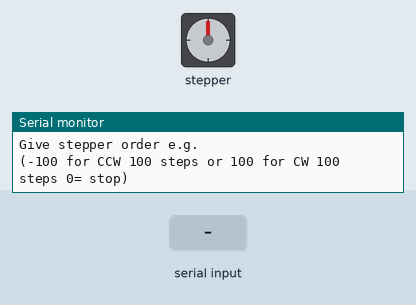
Recording of a sketch running on a simulated Arduino Uno, built with avr-gcc and run on an emulated ATmega328P. Parts: stepper motor, the last lines printed to the serial monitor. Wiring (inferred from the names in the program): stepper motor (2048 steps per turn assumed): coils pin 5, pin 4, pin 3, pin 2. The test bench sets the inputs (shaded band).

Above: at 1.2 s.
1.3 s: "90,45\n" received over Serial
At 2.05 s:
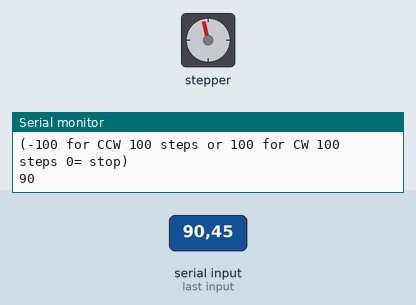
At 2.79 s:
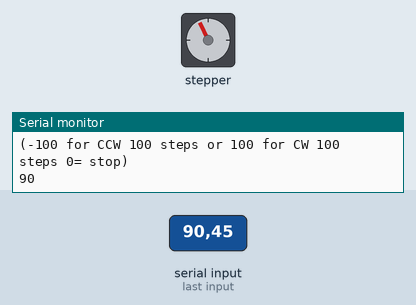
4.3 s: "30,150\n" received over Serial
At 4.44 s:
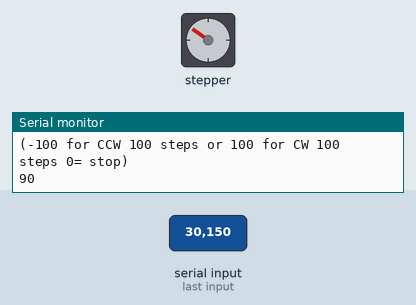
13.3 s: "200\n" received over Serial
Timing chart, 0 to 23.4 s (numbered marks = the images above; inputs shaded):
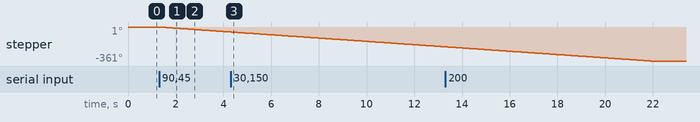

The sketch:

L298_Stepper_6_wire.ino
```cpp
// Stepper Code for L298 board
//
// Stepper from RS components RS 191-8299
//
// Wire colors
// Blue   = OUT1
// Yellow = OUT2
// White  = OUT3
// Red    = OUT4
// Both Brown wires set to +12 VDC
//
// Change delaytime variable to slow of speed up stepper movement
//
int in1 = 5; // These outputs should reflect the attached drawing pin5 to in1 etc.
int in2 = 4;
int in3 = 3;
int in4 = 2;


int delaytime =10;

int stepfw[4][4] = { {1,0,0,1} , {0,1,0,1} ,{0,1,1,0}, {1,0,1,0} };    //Step clockwise
int stepbw[4][4] = { {1,0,1,0} , {0,1,1,0}, {0,1,0,1}, {1,0,0,1}  };   //Step anti clockwise

/***************************************/
// SETUP
/***************************************/
void setup()
{
  pinMode(in1, OUTPUT);
  pinMode(in2, OUTPUT);
  pinMode(in3, OUTPUT);
  pinMode(in4, OUTPUT);

  digitalWrite(in1, HIGH); // Must be HIGH to avoid current consumption in idle state
  digitalWrite(in2, HIGH);
  digitalWrite(in3, HIGH);
  digitalWrite(in4, HIGH);
  Serial.begin(9600);
  Serial.println("Ready\n\n");
  Serial.println("Give stepper order e.g. ");
  Serial.println("(-100 for CCW 100 steps or 100 for CW 100 steps 0= stop)");
}
/***************************************/
// LOOP
/***************************************/
void loop()
{
 int tal = readSerial();
 if (tal==0)
 {
    Serial.println(tal);
    digitalWrite(in1, HIGH);
    digitalWrite(in2, HIGH);
    digitalWrite(in3, HIGH);
    digitalWrite(in4, HIGH);
 }
 else if (tal>0)
 {
   Serial.println(tal);
   for(int n=0; n <tal; n++)
      doStep(stepfw);
 }
  else if (tal<0 && tal!=-9999) {
   Serial.println(tal);
   for(int n=0; n <tal*-1; n++)
      doStep(stepbw);
 }

}

/***************************************/
// DOSTEP
/***************************************/
void doStep(int steps[4][4]){
 for (int n=0 ; n < 4; n++){
   digitalWrite(in1, steps[n][0]);
   digitalWrite(in2, steps[n][1]);
   digitalWrite(in3, steps[n][2]);
   digitalWrite(in4, steps[n][3]);
   delay(delaytime);
 }
}

//***********************************
// Read data from UART connection
//***********************************
int readSerial() {
  int incomingByte = -9999;

  if (Serial.available() > 0) {
    // read the incoming byte:
    incomingByte = Serial.parseInt();
  }
  return incomingByte;
}
```

Measured:
- after the input at 1.3 s, stepper: keeps turning counter-clockwise at about 18°/s, starting after 0.06 s
